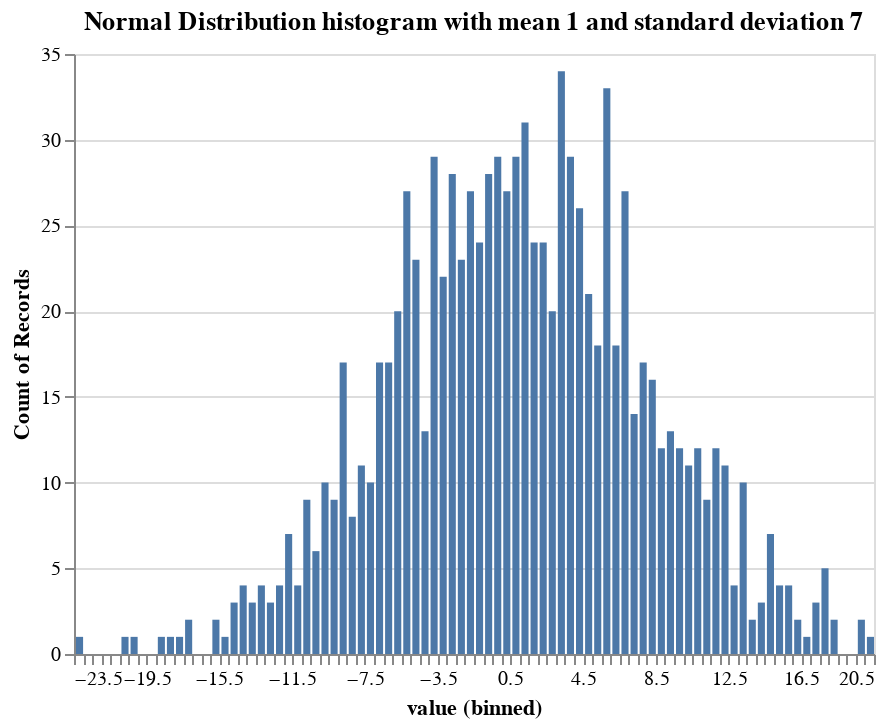
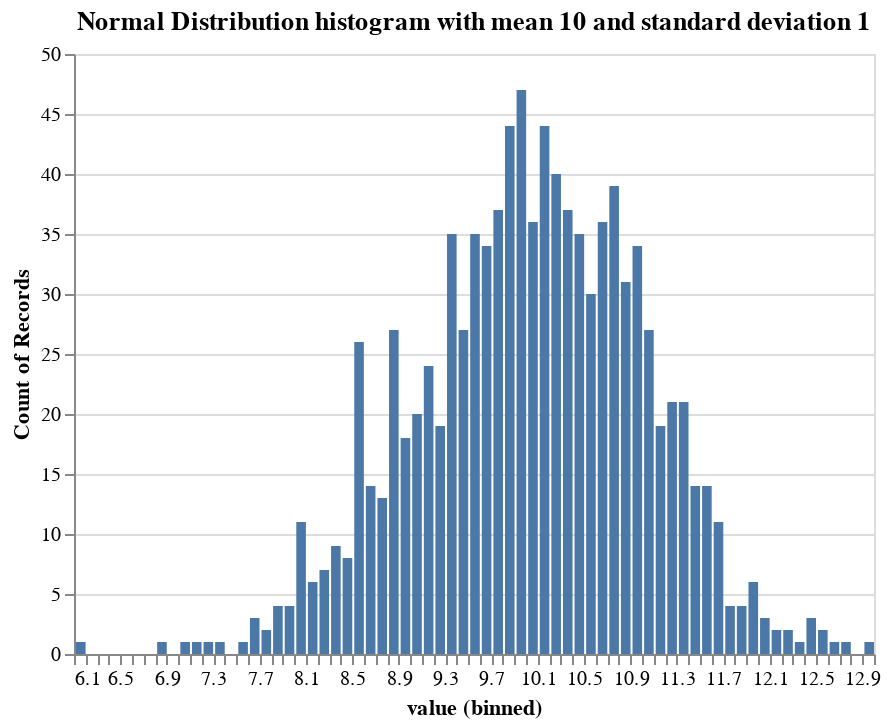
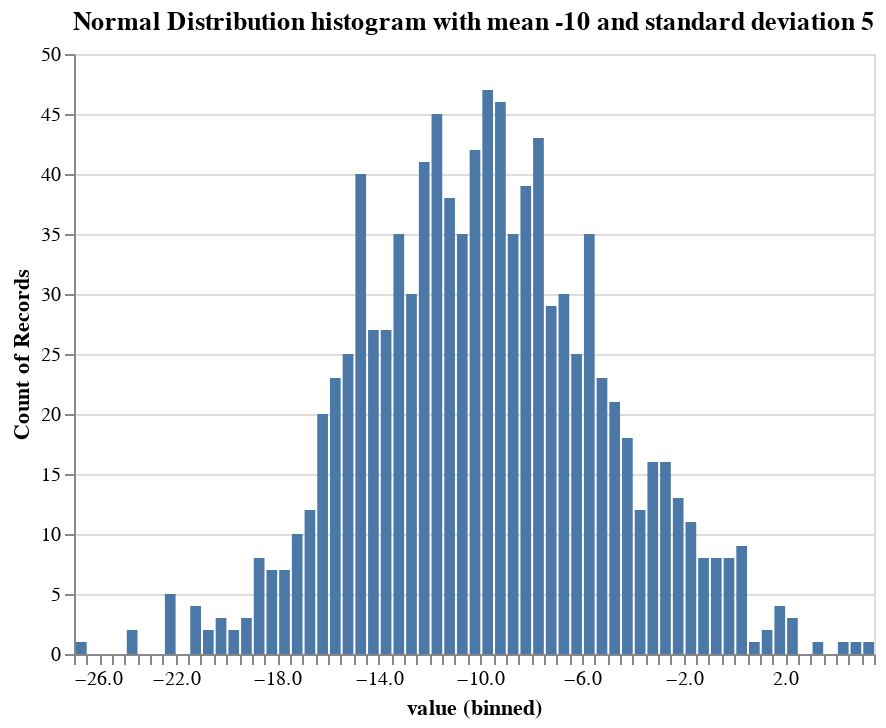

Here is the notebook cell these charts were saved with, in order:
### Code cell
## Answer
mean_std_list = [(1,7),(10,1),(-10,5)]

for vals in mean_std_list:
    norm_dist_func = stats.norm(vals[0], vals[1])
    results = norm_dist_func.rvs(1000)
    normal_values = pd.DataFrame({'value': results})
    norm_plot = alt.Chart(normal_values, title="Normal Distribution histogram with mean " + str(vals[0]) + " and standard deviation " + str(vals[1])).mark_bar().encode(
    alt.X("value", bin=alt.Bin(maxbins=100)),
    y='count()',)
    norm_plot.display()

### Figure 1 — Vega-Lite specification as saved in the notebook (floating-point values rounded to 4 significant figures; data arrays with more than 128 entries replaced by an {"elided": "..."} marker saying what was removed)
{"config": {"view": {"continuousWidth": 400, "continuousHeight": 300}}, "data": {"name": "data-65a27c3c9025f7120e3f2b611deb5504"}, "mark": "bar", "encoding": {"x": {"type": "quantitative", "bin": {"maxbins": 100}, "field": "value"}, "y": {"type": "quantitative", "aggregate": "count"}}, "title": "Normal Distribution histogram with mean 1 and standard deviation 7", "$schema": "https://vega.github.io/schema/vega-lite/v4.8.1.json", "datasets": {"data-65a27c3c9025f7120e3f2b611deb5504": {"elided": "1000 records"}}}

### Figure 2 — Vega-Lite specification as saved in the notebook (floating-point values rounded to 4 significant figures; data arrays with more than 128 entries replaced by an {"elided": "..."} marker saying what was removed)
{"config": {"view": {"continuousWidth": 400, "continuousHeight": 300}}, "data": {"name": "data-76a137d8d34cdaa717d601a448ba4d1a"}, "mark": "bar", "encoding": {"x": {"type": "quantitative", "bin": {"maxbins": 100}, "field": "value"}, "y": {"type": "quantitative", "aggregate": "count"}}, "title": "Normal Distribution histogram with mean 10 and standard deviation 1", "$schema": "https://vega.github.io/schema/vega-lite/v4.8.1.json", "datasets": {"data-76a137d8d34cdaa717d601a448ba4d1a": {"elided": "1000 records"}}}

### Figure 3 — Vega-Lite specification as saved in the notebook (floating-point values rounded to 4 significant figures; data arrays with more than 128 entries replaced by an {"elided": "..."} marker saying what was removed)
{"config": {"view": {"continuousWidth": 400, "continuousHeight": 300}}, "data": {"name": "data-e30b394fbfa71d90b17ea085fde81264"}, "mark": "bar", "encoding": {"x": {"type": "quantitative", "bin": {"maxbins": 100}, "field": "value"}, "y": {"type": "quantitative", "aggregate": "count"}}, "title": "Normal Distribution histogram with mean -10 and standard deviation 5", "$schema": "https://vega.github.io/schema/vega-lite/v4.8.1.json", "datasets": {"data-e30b394fbfa71d90b17ea085fde81264": {"elided": "1000 records"}}}
